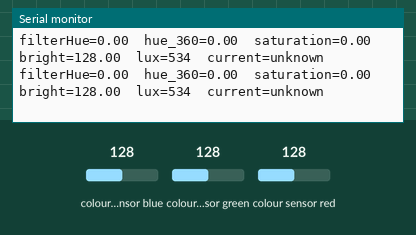
This sketch was run on a simulated Arduino Uno, built with avr-gcc and run on an emulated ATmega328P. Shown: the last lines printed to the serial monitor. Inputs (shaded band) come from the test bench; at power-on: colour sensor blue 128, colour sensor green 128, colour sensor red 128.

Above: at 1.2 s.
1.3 s: colour sensor blue set to 5
At 1.54 s:
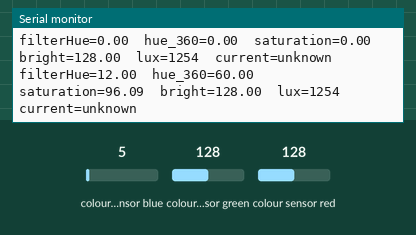
4.3 s: colour sensor green set to 64
At 4.39 s:
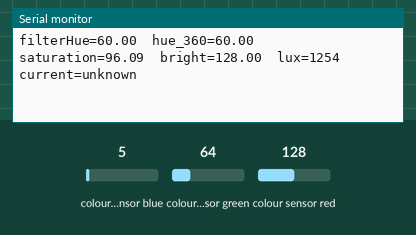
7.3 s: colour sensor red set to 64
At 7.35 s:
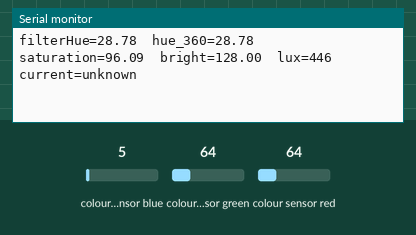
10.3 s: colour sensor blue set to 64
At 10.4 s:
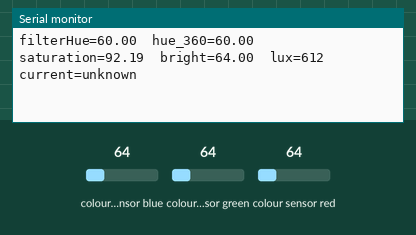
13.3 s: colour sensor red set to 5
At 13.5 s:
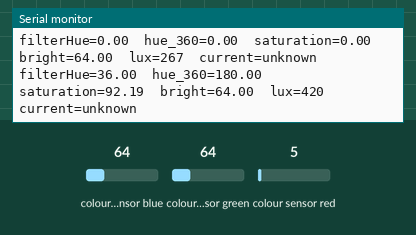
16.3 s: colour sensor green set to 5
At 16.35 s:
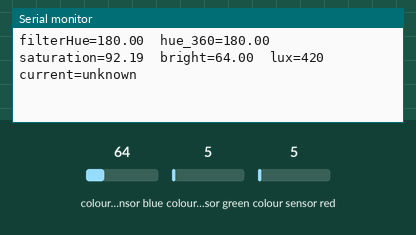
Timing chart, 0 to 19.3 s (numbered marks = the images above; inputs shaded):
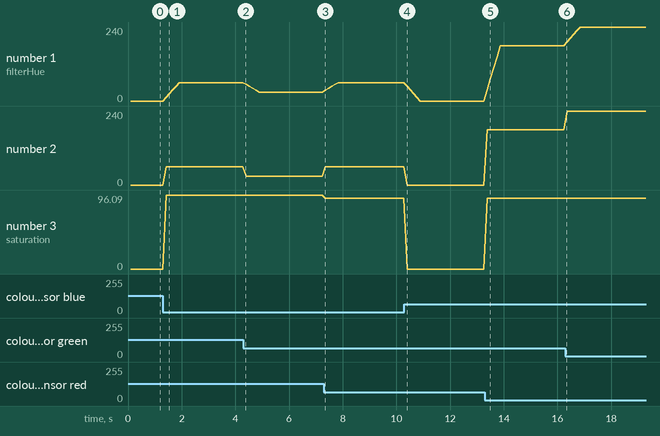

The sketch:

TrameColorDetect.ino
```cpp
#include <Wire.h>
#include "Adafruit_TCS34725.h"

const size_t colorCount = 5;

int colorValues[colorCount][4] = { // {hue low, hue high, saturation low, saturation high}
  {2,35,40,85},     // rouge
  {60,74,50,80},    // jaune
  {120,150,30,75},  // vert
  {165,195,45,80},  // bleu
  {315,359,15,70},  // fuchsia
};

String colorNames[colorCount] = {
  "rouge",
  "jaune",
  "vert",
  "bleu",
  "fuchsia",
};

const String unknown = "unknown";

String currentColor = unknown;
String lastColor = unknown;


/* Initialise with specific int time and gain values */
Adafruit_TCS34725 tcs = Adafruit_TCS34725(TCS34725_INTEGRATIONTIME_614MS, TCS34725_GAIN_1X);

float hsb[3] = {0,0,0};

#define FILTER_WINDOW_SIZE  5
int filterIndex = 0;
float filterValue = 0;
float filterSum = 0;
float filterReadings[FILTER_WINDOW_SIZE];
float filterHue = 0;


void setup(void) {
  Serial.begin(9600);

  if (tcs.begin()) {
    Serial.println("Found sensor");
  } else {
    Serial.println("No TCS34725 found ... check your connections");
    while (1);
  }

}


void setColorName(float hue, float saturation) {

  // pas encore trouve
  int index= -1;

  for(int i=0; i < colorCount; i++) {

    // si trop petit ou trop grand, passer au suivant
    if (hue < colorValues[i][0] || hue > colorValues[i][1] || saturation < colorValues[i][2] || saturation > colorValues[i][3]) {
      continue;
    }

    // ok, on est dedans
    index = i;

    // sortir du for()
    break;

  } // for(i)

  if (index < 0) {
    lastColor = currentColor;
    currentColor = unknown;
  } else {
    lastColor = currentColor;
    currentColor = colorNames[index];
  }

  if (currentColor != lastColor && lastColor != unknown) {
    printLastColor();
  }

}


void printLastColor() {

Serial.print("color\t"); Serial.print(lastColor); Serial.print("\n");

}


void loop(void) {

  uint16_t r_raw, g_raw, b_raw, c, colorTemp, lux;
  float r_pct, g_pct, b_pct;

  tcs.getRGB(&r_pct, &g_pct, &b_pct);
  tcs.getRawData(&r_raw, &g_raw, &b_raw, &c);
  // convert our RGB values into HSB
  rgb2hsv(r_pct, g_pct, b_pct, hsb);
  // colorTemp = tcs.calculateColorTemperature(r, g, b);
  colorTemp = tcs.calculateColorTemperature_dn40(r_raw, g_raw, b_raw, c);
  lux = tcs.calculateLux(r_raw, g_raw, b_raw);

  float hue_360 = hsb[0] * 360.0f;
  float saturation_100 = hsb[1] * 100.0f;
  float brightness = hsb[2];

  filterSum = filterSum - filterReadings[filterIndex];  // Remove the oldest entry from the sum
  filterValue = hue_360;                                // Read the next sensor value
  filterReadings[filterIndex] = filterValue;            // Add the newest reading to the window
  filterSum = filterSum + filterValue;                  // Add the newest reading to the sum
  filterIndex = (filterIndex + 1) % FILTER_WINDOW_SIZE; // Increment the index, and wrap to 0 if it exceeds the window size
  filterHue = filterSum / FILTER_WINDOW_SIZE;      // Divide the sum of the window by the window size for the result

  setColorName(hue_360, saturation_100);

  Serial.print("filterHue="); Serial.print(filterHue); Serial.print("\t");
  Serial.print("hue_360="); Serial.print(hue_360); Serial.print("\t");
  Serial.print("saturation="); Serial.print(saturation_100, 2); Serial.print("\t");
  Serial.print("bright="); Serial.print(brightness, 2); Serial.print("\t");
  Serial.print("lux="); Serial.print(lux, DEC); Serial.print("\t");
  Serial.print("current="); Serial.print(currentColor); Serial.print("\t");
  Serial.print("\n");

}


// thanx Toxi ;-)
// cf. https://gist.github.com/postspectacular/2a4a8db092011c6743a7

// HSV->RGB conversion based on GLSL version
// expects hsv channels defined in 0.0 .. 1.0 interval
float fract(float x) { return x - int(x); }

float mix(float a, float b, float t) { return a + (b - a) * t; }

float step(float e, float x) { return x < e ? 0.0 : 1.0; }

float* hsv2rgb(float h, float s, float b, float* rgb) {
  rgb[0] = b * mix(1.0, constrain(abs(fract(h + 1.0) * 6.0 - 3.0) - 1.0, 0.0, 1.0), s);
  rgb[1] = b * mix(1.0, constrain(abs(fract(h + 0.6666666) * 6.0 - 3.0) - 1.0, 0.0, 1.0), s);
  rgb[2] = b * mix(1.0, constrain(abs(fract(h + 0.3333333) * 6.0 - 3.0) - 1.0, 0.0, 1.0), s);
  return rgb;
}


float* rgb2hsv(float r, float g, float b, float* hsv) {
  float s = step(b, g);
  float px = mix(b, g, s);
  float py = mix(g, b, s);
  float pz = mix(-1.0, 0.0, s);
  float pw = mix(0.6666666, -0.3333333, s);
  s = step(px, r);
  float qx = mix(px, r, s);
  float qz = mix(pw, pz, s);
  float qw = mix(r, px, s);
  float d = qx - min(qw, py);
  hsv[0] = abs(qz + (qw - py) / (6.0 * d + 1e-10));
  hsv[1] = d / (qx + 1e-10);
  hsv[2] = qx;
  return hsv;
}
```

Measured:
- after the input at 1.3 s, the serial monitor: prints a new line at once (image 1)
- after the input at 13.3 s, the serial monitor: prints a new line after 0.08 s (image 5)
- plotted number 1: 0 → 60 after the input at 1.3 s, 60 → 28.78 after the input at 4.3 s, 28.78 → 60 after the input at 7.3 s, 60 → 0 after the input at 10.3 s, 0 → 180 after the input at 13.3 s
- plotted number 2: 0 → 60 after the input at 1.3 s, 60 → 28.78 after the input at 4.3 s, 28.78 → 60 after the input at 7.3 s, 60 → 0 after the input at 10.3 s, 0 → 180 after the input at 13.3 s
- plotted number 3: 0 → 96.09 after the input at 1.3 s, 96.09 → 92.19 after the input at 7.3 s, 92.19 → 0 after the input at 10.3 s, 0 → 92.19 after the input at 13.3 s
